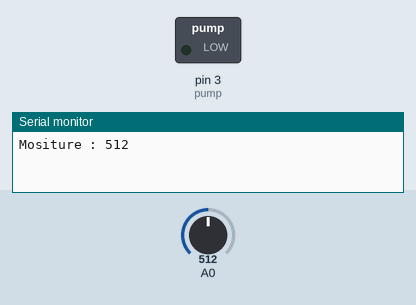
Recording of a sketch running on a simulated Arduino Uno, built with avr-gcc and run on an emulated ATmega328P. Parts: switched loads named in the sketch (green lamp = pin HIGH), the last lines printed to the serial monitor. The test bench sets the inputs (shaded band); at power-on: A0 = 512.

Above: at 0.5 s.
At 25.0 s:
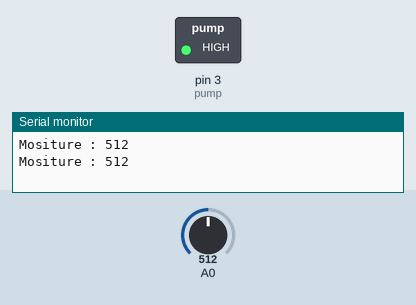
Timing chart, 0 to 29.9 s (numbered marks = the images above):
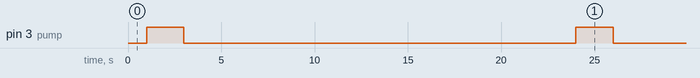

Measured:
- by itself, pin 3 (pump): alternates HIGH for 2.0 s and LOW for 21.0 s

The sketch:

DC_Soil.ino
```cpp
#define threshold 600 // Defining Thresholds

#define wateringTime 5000 //5 seconds
#define wateringTime1 2000 //2 seconds

int value1 = 0;  //initializing sensor value & variables
int pump = 3; // water pump control pin

void watering1();
void watering2();
void setup()
{
  pinMode(pump, OUTPUT);
  Serial.begin(9600);
  digitalWrite(pump, LOW); //pump off at initial
}

void loop()
{
  value1= analogRead(A0); //Reading values from sensot

   Serial.print("Mositure : ");

   Serial.println(value1);

   delay(1000);


     if(value1 >= threshold)
     {
       watering1();  //control watering operations
     }
     else if(value1 >=420)
     {
        watering2();
     }


}
void watering1()
{
    digitalWrite(pump, HIGH); //Pump onn
    delay(wateringTime); //Watering Time
    digitalWrite(pump, LOW); //Pump off
    delay(5000); //Wait till extra water flows out

    delay(15000); //wait for 15 seconds before reading again, this will let water sets in soil

}
void watering2()
{
    digitalWrite(pump, HIGH); //Pump onn
    delay(wateringTime1); //Watering Time
    digitalWrite(pump, LOW); //Pump off
    delay(5000); //Wait till extra water flows out

    delay(15000); //wait for 15 seconds before reading again, this will let water sets in soil

}
```
